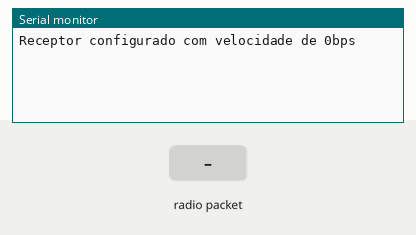
Recording of a sketch running on a simulated Arduino Uno, built with avr-gcc and run on an emulated ATmega328P. On the bench: the last lines printed to the serial monitor. The test bench sets the inputs (shaded band). No radio packets arrive unless stated.

Above: at 1.2 s.
1.3 s: radio packet "1" arrives
At 2.3 s:
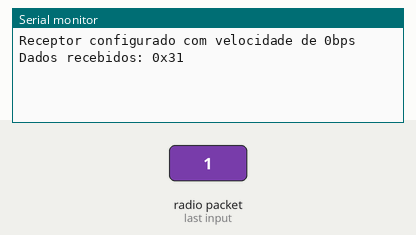
2.8 s: radio packet "0" arrives
At 3.5 s:
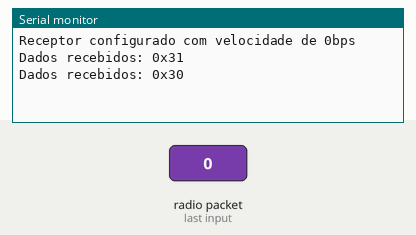
4.3 s: radio packet "2" arrives
At 5.8 s:
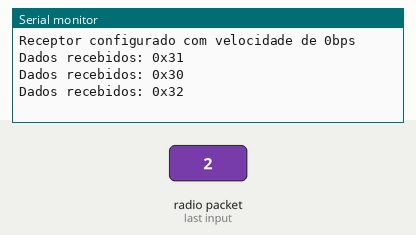

Measured:
- after the input at 1.3 s, the serial monitor: prints a new line at once (image 1)
- after the input at 2.8 s, the serial monitor: prints a new line at once (image 2)
- after the input at 4.3 s, the serial monitor: prints a new line at once (image 3)

The sketch:

Experimento-Receptor.ino
```cpp
#include <RH_ASK.h>

// const byte pinRele=7;
// const byte pinBuzzer=10;

RH_ASK driver(3000,11,12);

void setup () {
  Serial.begin(500000);
  // pinMode(pinRele,OUTPUT);
  // pinMode(pinBuzzer,OUTPUT);
  // digitalWrite(pinRele,LOW);
  // noTone(pinBuzzer);
  if (!driver.init()){
    Serial.println("Erro na carga do driver!");
  }else{
    Serial.print("Receptor configurado com velocidade de ");
    Serial.print(driver.speed(),DEC);
    Serial.println("bps");
  }
}
void loop () {
  uint8_t buf[RH_ASK_MAX_MESSAGE_LEN]; // Armazena a mensagem recebida
  uint8_t buflen = sizeof(buf); // Armazena o tamanho da mensagem
  if (driver.recv(buf, &buflen)) { // Checa se chegou algo. Recepciona pelo pino 11(válido para o Arduino)
    Serial.print("Dados recebidos:");
    for(int indice=0;indice < buflen;indice++){
      Serial.print(" 0x");
      if(buf[indice] < 16){
        Serial.print("0");
      }
      Serial.print(buf[indice],HEX);
    }
    Serial.println("");
    // if ((char)buf[0]=='I' ){
    //   digitalWrite(pinRele,LOW);
    //   tone(pinBuzzer,3000,500);
    //   delay(500);
    //   noTone(pinBuzzer);
    // }else if ((char)buf[0]=='L' ){
    //   digitalWrite(pinRele,HIGH);
    // }
  }
  //delay(1000);
}
```
